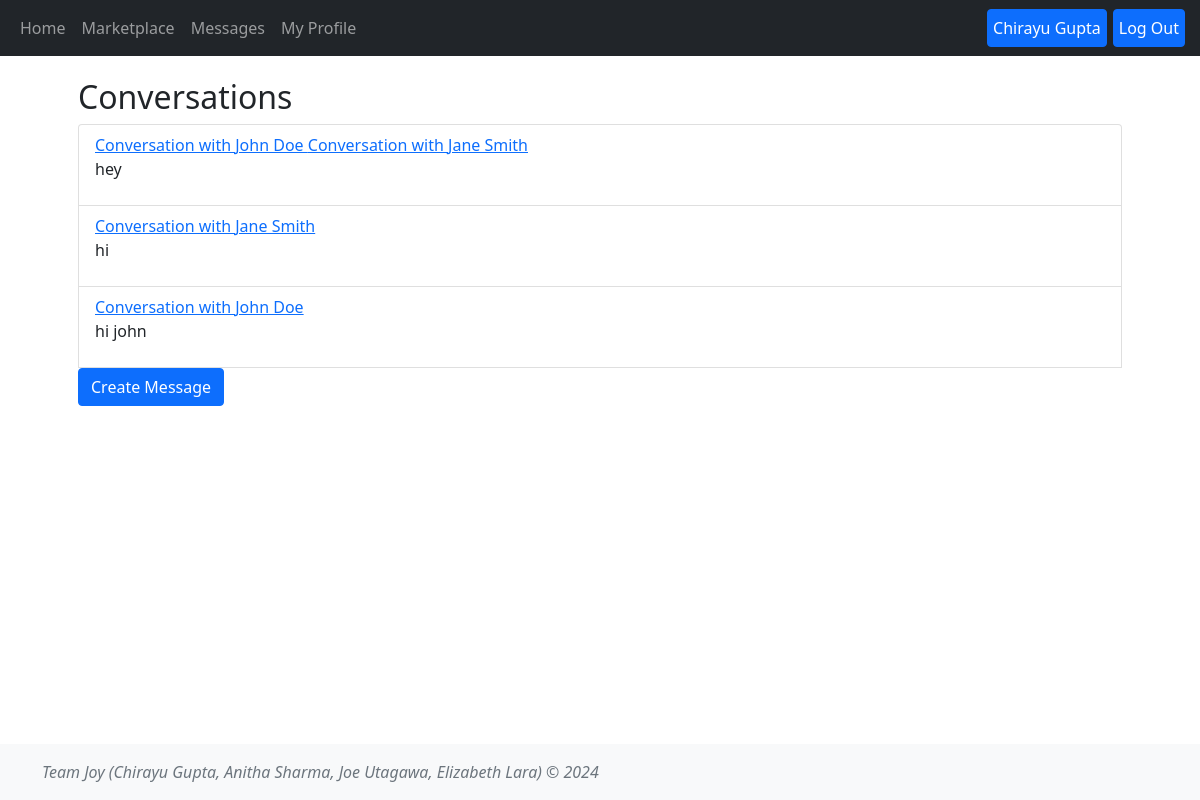
Page /messages (signed in) on the committed database.
### tables this page shows
CREATE TABLE Users (user_id INTEGER PRIMARY KEY AUTOINCREMENT,username TEXT NOT NULL, name TEXT NOT NULL,email TEXT NOT NULL UNIQUE,password TEXT NOT NULL,profile_image TEXT,location TEXT);

CREATE TABLE messages (
            message_id INTEGER PRIMARY KEY AUTOINCREMENT,
            conversation_id INTEGER NOT NULL,
            sender_id INTEGER NOT NULL,
            receiver_id INTEGER NOT NULL,
            content TEXT NOT NULL,
            timestamp TEXT NOT NULL,
            FOREIGN KEY (conversation_id) REFERENCES conversations(conversation_id),
            FOREIGN KEY (sender_id) REFERENCES users(user_id),
            FOREIGN KEY (receiver_id) REFERENCES users(user_id)
        );

### app.py (the view)
@app.route('/messages')
def message():
    user_id = session.get('user_id')
    if not user_id:
        return redirect(url_for('login'))
    else:
        conversations = Conversation.get_user_conversations(user_id)
        conversation_list = []
        for conversation in conversations:
            messages = Conversation.get_conversation_messages(conversation[0])
            conversation_list.append(messages)
        user = User.getUserByID(user_id)
        print(conversation_list)
        users = User.getAllUsers()
        return render_template('message.html', conversation_list=conversation_list, users=users, user=user, user_id=user_id)

### messages.py (called while the page is built)
    @classmethod
    def get_conversation_messages(cls, conversation_id):
        with sqlite3.connect('database.db') as conn:
            cursor = conn.cursor()
            cursor.execute('''SELECT message_id, sender_id, receiver_id, content, timestamp, conversation_id
                              FROM messages WHERE conversation_id=? ORDER BY timestamp''',
                           (conversation_id,))
            msg = cursor.fetchone()
            message_dict = {"message_id": msg[0],
                    "sender_id": msg[1],
                    "receiver_id": msg[2],
                    "content": msg[3],
                    "timestamp": msg[4],
                    'conversation_id':msg[5]}
            return message_dict

    @classmethod
    def get_user_conversations(cls, user_id):
        with sqlite3.connect('database.db') as conn:
            cursor = conn.cursor()
            cursor.execute('''SELECT conversation_id, participant1_id, participant2_id, message_ids
                              FROM conversations WHERE participant1_id=? OR participant2_id=?''',
                           (user_id, user_id))
            return cursor.fetchall()

### users.py (called while the page is built)
    @classmethod
    def getAllUsers(cls):
        conn = sqlite3.connect('database.db')
        cursorObj = conn.cursor()
        cursorObj.execute('SELECT user_id, username, name, email, password, profile_image, location FROM users;')
        allRows = cursorObj.fetchall()
        ListOfDictionaries = []
        for row in allRows:
            m = {"user_id": row[0], 'username':row[1],"name":row[2], 'email': row[3], 'password':row[4], 'profile_image':row[5], 'location':row[6]}
            ListOfDictionaries.append(m)
        if conn:
            conn.close()
        return ListOfDictionaries

    def getUserByID(user_id):
        users = User.getAllUsers()
        for user in users:
            if user['user_id'] == user_id:
                return user

### templates/message.html (shortened to what this page needs)
{% extends 'base.html' %}
{% block content %}
<main class="container p-5">
    <h2>Conversations</h2>
    <ul class="list-group">
        {% if conversation_list %}
            {% for conversation in conversation_list %}
            <li class="list-group-item">
                <a href="{{ url_for('conversation', conversation_id=conversation['conversation_id']) }}">
                    {% for user in users %}
                        {% if user['user_id'] == conversation['receiver_id'] or user['user_id'] == conversation['sender_id']%}
                            {% if user['user_id'] != user_id%}
                                Conversation with {{user['name']}}
                            {% endif %}
                        {% endif%}
                    {% endfor %}
                </a>
                <p>
                    {{conversation['content']}}
                </p>
            </li>
            {% endfor %}
        {% endif %}
        <a href="{{url_for('new_conversation')}}">
            <button class="btn btn-primary">Create Message</button>
        </a>
    </ul>
</main>
{% endblock %}

### templates/base.html (shortened to what this page needs)
<!DOCTYPE html>
<html lang="en">
<head>
     <link href="{{url_for('static', filename='css/styles.css')}}" rel="stylesheet">
    <link href="https://cdn.jsdelivr.net/npm/bootstrap@5.1.1/dist/css/bootstrap.min.css" rel="stylesheet" />
    <header>
      <nav class="navbar navbar-expand-md navbar-dark fixed-top bg-dark">
        <div class="container-fluid">
          <div class="collapse navbar-collapse" id="navbarCollapse me-auto mb-2 mb-md-0">
            <ul class="nav navbar-nav">
              <li class="nav-item">
                <a class="nav-link" aria-current="page" href="{{url_for('index')}}">Home</a>
              </li>
              <li class="nav-item">
                <a class="nav-link "  href="{{url_for('market')}}">Marketplace</a>
              </li>
              <li class="nav-item">
                <a class="nav-link "  href="{{url_for('message')}}">Messages</a>
              </li>
              <li class="nav-item">
                <a class="nav-link "  href="{{url_for('profile')}}">My Profile</a>
              </li>
            </ul>
            </div>
            <div class="collapse navbar-collapse">
              {%if user_id %}
              <ul class="nav navbar-nav ms-auto">
                <li class="nav-item">
                  {% if user['profile_image'] %}
                  <img src="{{url_for('static', filename='images/'+user['profile_image'])}}" style="width:200px; height:relative;">
                  {% else %}
                  <a class="btn btn-primary" style='padding-left:5px !important;padding-right:5px !important;margin-left:3px !important;margin-right:3px !important;' href="{{url_for('profile')}}"> {{user['name']}}</a>
                  {% endif %}
                </li>
                <li class="nav-item">
                  <a class="btn btn-primary" style='padding-left:5px !important;padding-right:5px !important;margin-left:3px !important;margin-right:3px !important;'href="{{url_for('logout')}}"> Log Out</a>
                </li>
              </ul>
            {% endif %}
          </div>
          </div>
      </nav>
    </header>
</head>
<body class="d-flex flex-column">
        {% block content %} {% endblock %}
    <footer class="footer mt-auto py-3 bg-light fixed-bottom">
        <div class="container">
          <span class="text-muted"> <i>Team Joy (Chirayu Gupta, Anitha Sharma, Joe Utagawa, Elizabeth Lara) &copy; 2024 </i></span>
      </div>
      </footer>
</body>
</html>

### static/css/styles.css (style rules this page uses)
body { padding-bottom: 100px; padding-top: 30px; }

### rows in the picture
Users: name "Chirayu Gupta"
messages: content "hey"
Users: name "John Doe"
Users: name "Jane Smith"
messages: content "hi"
messages: content "hi john"
